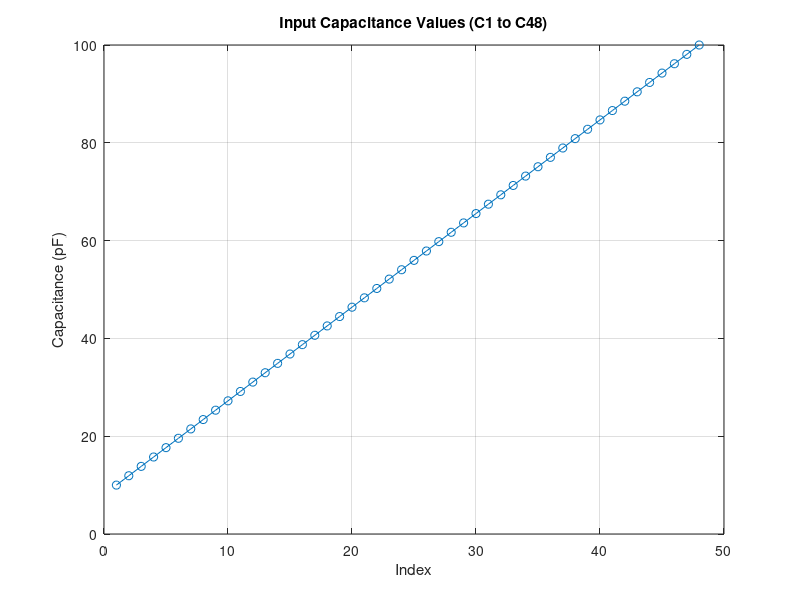
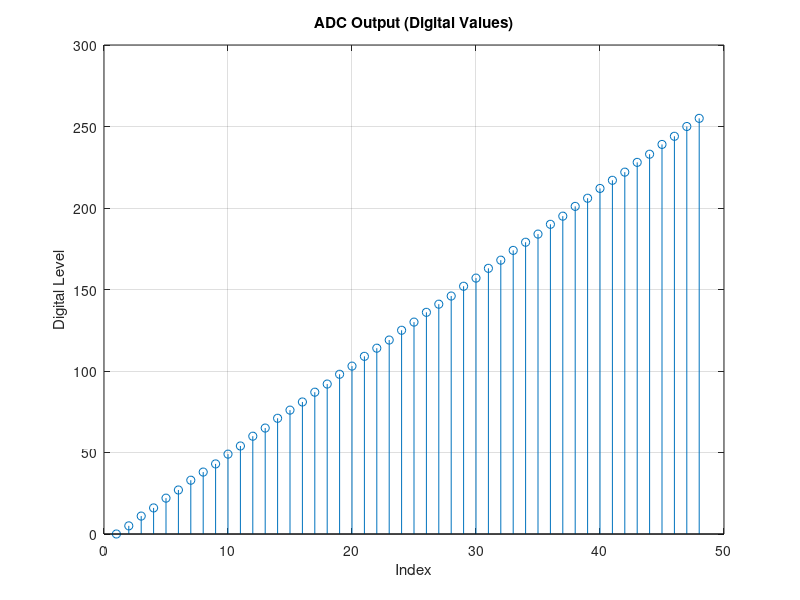
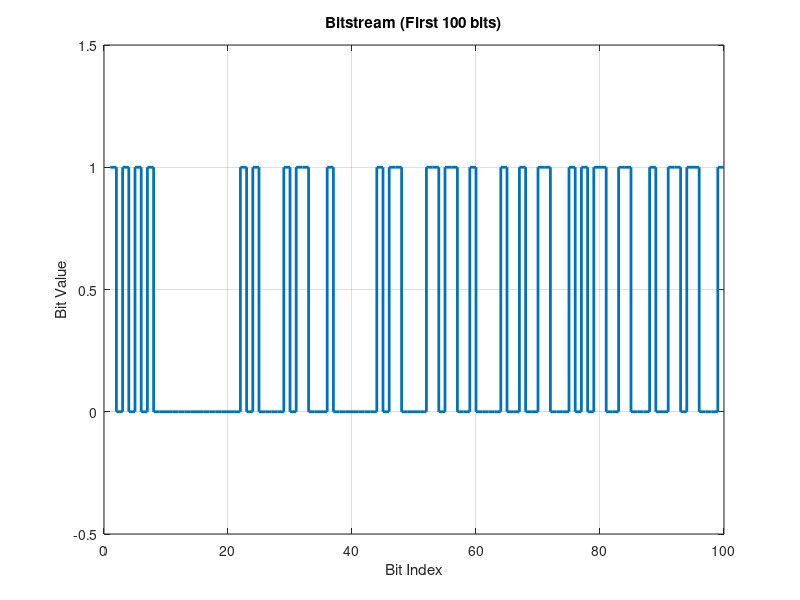
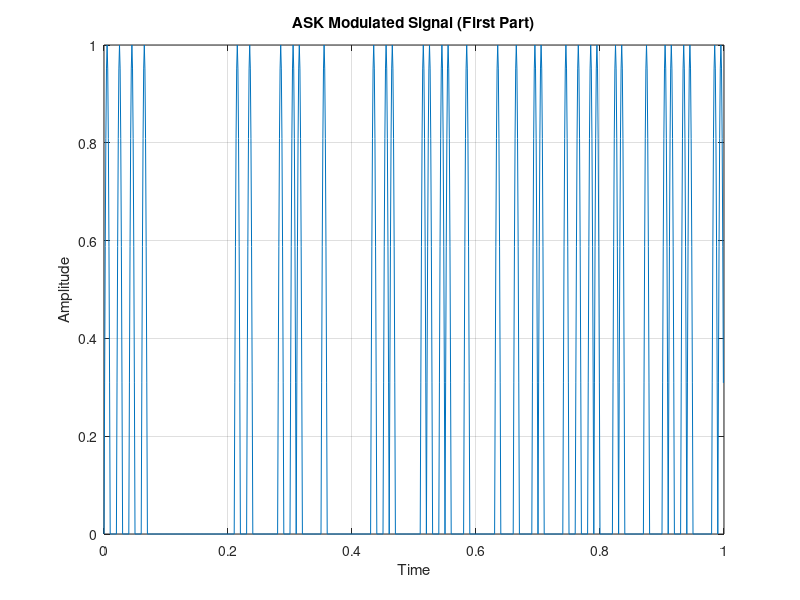

The MATLAB source for these figures, in order:
% Step 1: Generate 48 capacitance values (in pF)

C = linspace(10, 100, 48);   % 48 values from 10pF to 100pF

disp('Capacitance Values (pF):');
disp(C);

figure;
plot(C, 'o-');
title('Input Capacitance Values (C1 to C48)');
xlabel('Index');
ylabel('Capacitance (pF)');
grid on;
% Step 2:  ADC Encoding

N = 8;                
Vref = 10;  % refernce voltage 

% Convert capacitance to equivalent voltage
V = (C - min(C)) / (max(C) - min(C)) * Vref;
% Quantization
levels = 2^N;
digital = round((V / Vref) * (levels - 1));

disp('Digital Values:');
disp(digital);

% Plot digital output
figure;
stem(digital);
title('ADC Output (Digital Values)');
xlabel('Index');
ylabel('Digital Level');
grid on;

% Step 3: Convert to Bitstream

bitstream = [];

for i = 1:length(digital)
    bits = de2bi(digital(i), 8, 'left-msb'); % 8-bit binary
    bitstream = [bitstream bits];
end

% Add header AFTER creating bitstream
header = [1 0 1 0 1 0 1 0];
bitstream = [header bitstream];

disp('Bitstream:');
disp(bitstream);

% Plot first 100 bits
figure;
stairs(bitstream(1:100), 'LineWidth', 2);
title('Bitstream (First 100 bits)');
xlabel('Bit Index');
ylabel('Bit Value');
ylim([-0.5 1.5]);
grid on;
% Step 4: ASK Modulation

fs = 1000;      
Tb = 0.01;        
t = 0:1/fs:Tb-1/fs;

fc = 50;         

ask_signal = [];

for i = 1:length(bitstream)
    if bitstream(i) == 1
        signal = sin(2*pi*fc*t);      % for bit 1
    else
        signal = 0*sin(2*pi*fc*t);    % for bit 0
    end
    ask_signal = [ask_signal signal];
end

% Time axis for full signal
t_total = 0:1/fs:Tb*length(bitstream)-1/fs;

% Plot
figure;
plot(t_total(1:1000), ask_signal(1:1000));
title('ASK Modulated Signal (First Part)');
xlabel('Time');
ylabel('Amplitude');
grid on;
% Step 5: Add Noise to the channel

SNR_dB = 10;   % Signal-to-noise ratio (try 10, 15, 20)

noisy_signal = awgn(ask_signal, SNR_dB, 'measured'); %additive white guassian noise

% Plot comparison
figure;
plot(t_total(1:1000), ask_signal(1:1000), 'b');
hold on;
plot(t_total(1:1000), noisy_signal(1:1000), 'r');
title('Original vs Noisy Signal');
xlabel('Time');
ylabel('Amplitude');
legend('Original', 'Noisy');
grid on;
% Step 6: Demodulation

received_bits = [];

samples_per_bit = length(t);

for i = 1:samples_per_bit:length(noisy_signal)
    
    segment = noisy_signal(i:i+samples_per_bit-1);
    
    % Energy detection
    energy = sum(segment.^2);
    
    % Threshold decision
    if energy > 0.5
        received_bits = [received_bits 1];
    else
        received_bits = [received_bits 0];
    end
end

disp('Received Bits:');
disp(received_bits);

% Plot first 100 bits
figure;
stairs(received_bits(1:100), 'LineWidth', 2);
title('Recovered Bitstream');
xlabel('Bit Index');
ylabel('Bit Value');
ylim([-0.5 1.5]);
grid on;
% Step 7: Bit rate error 

original_bits = bitstream(length(header)+1:end);

% Make sure sizes match
min_len = min(length(original_bits), length(received_bits));
original_bits = original_bits(1:min_len);
received_bits = received_bits(1:min_len);

% Count errors
errors = sum(original_bits ~= received_bits);

% BER calculation
BER = errors / length(original_bits);

disp(['Number of Errors: ', num2str(errors)]);
disp(['BER: ', num2str(BER)]);
